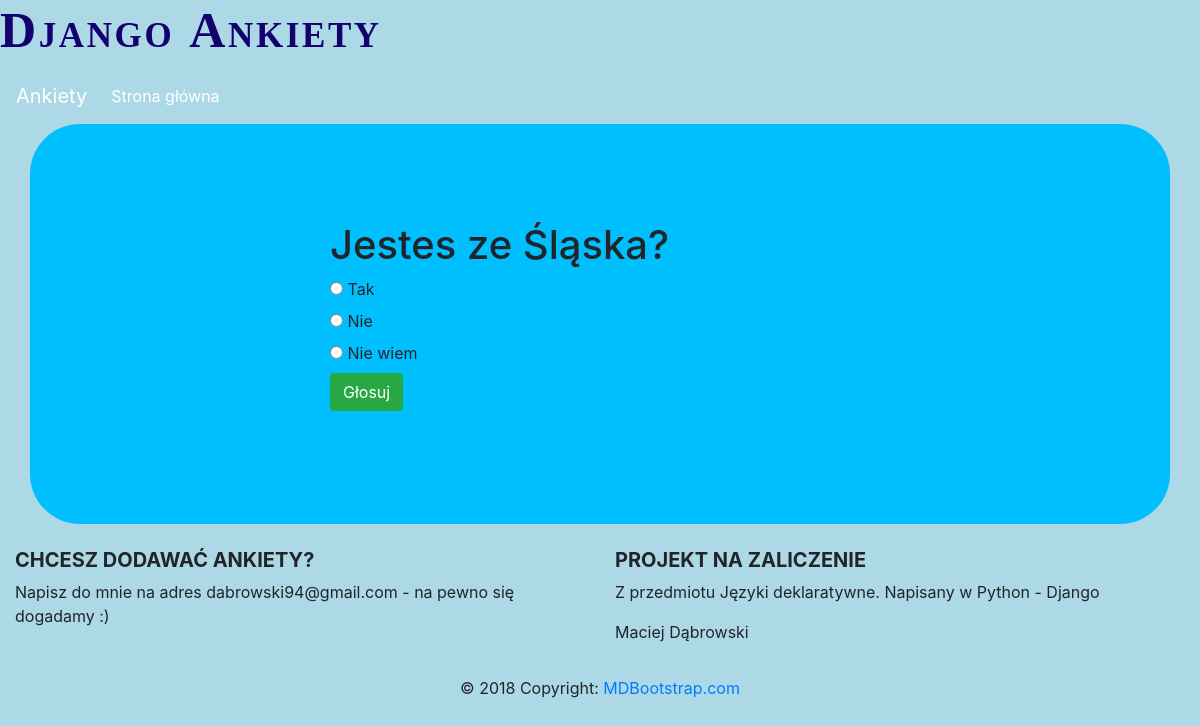
/ankiety/3/, run on the app's committed database.
### ankiety/models.py (models this page shows, shortened)
class Question(models.Model):
    question_text = models.CharField(max_length=200)
    pub_date = models.DateTimeField('data publikacji')
    def was_published_recently(self):
        now = timezone.now()
        return now - datetime.timedelta(days=1) <= self.pub_date <= now
    was_published_recently.admin_order_field = 'pub_date'
    was_published_recently.boolean = True
    was_published_recently.short_description = 'Opublikowane ostatnio?'

class Choice(models.Model):
    question = models.ForeignKey(Question, on_delete=models.CASCADE)
    choice_text = models.CharField(max_length=200)
    votes = models.IntegerField(default=0)

### ankiety/views.py (the view)
# urls.py: path('<int:pk>/', views.DetailView.as_view(), name='detail'),
class DetailView(generic.DetailView):
    model = Question
    template_name = 'ankiety/detail.html'

### ankiety/templates/ankiety/detail.html (shortened to what this page needs)
{% extends "ankiety/base.html" %}
{% load crispy_forms_tags %}
{% block content %}
  <h1>{{ question.question_text }}</h1>
  <form action="{% url 'ankiety:vote' question.id %}" method="post">
    {% for choice in question.choice_set.all %}
        <input type="radio" name="choice" id="choice{{ forloop.counter }}" value="{{ choice.id }}">
        <label for="choice{{ forloop.counter }}">{{ choice.choice_text }}</label><br>
    {% endfor %}
    <input type="submit" class="btn btn-success" value="Głosuj">
  </form>
{% endblock %}

### ankiety/static/ankiety/style.css (style rules this page uses)
body { background-color: lightblue; }

### data on the page
Question: question_text "Jestes ze Śląska?"
Choice: choice_text "Tak"
Choice: choice_text "Nie"
Choice: choice_text "Nie wiem"
